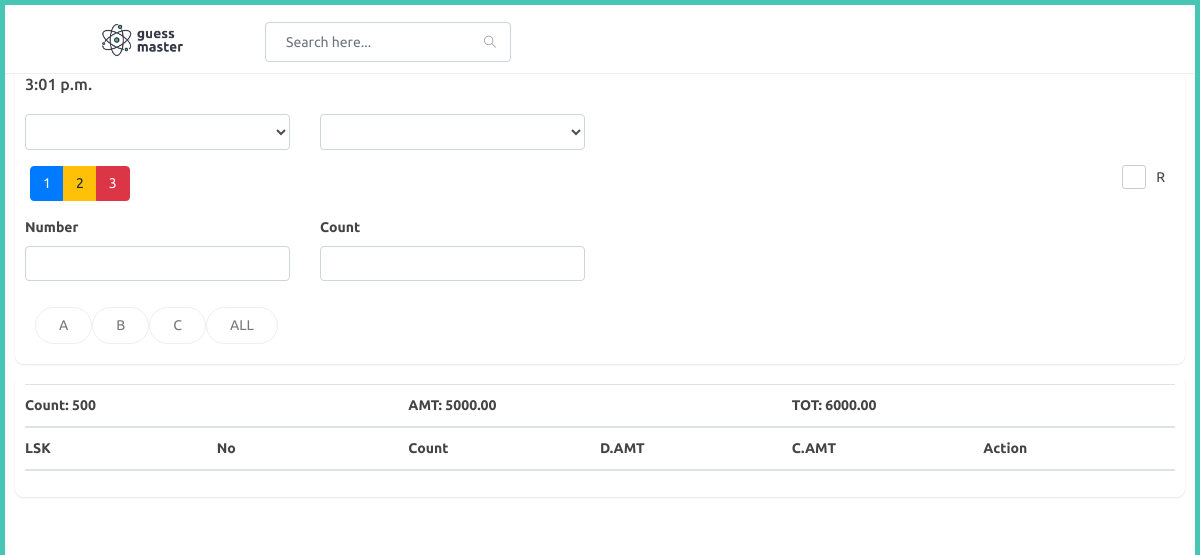
Before: /agent/play-game/1 (signed in) with the older database file.
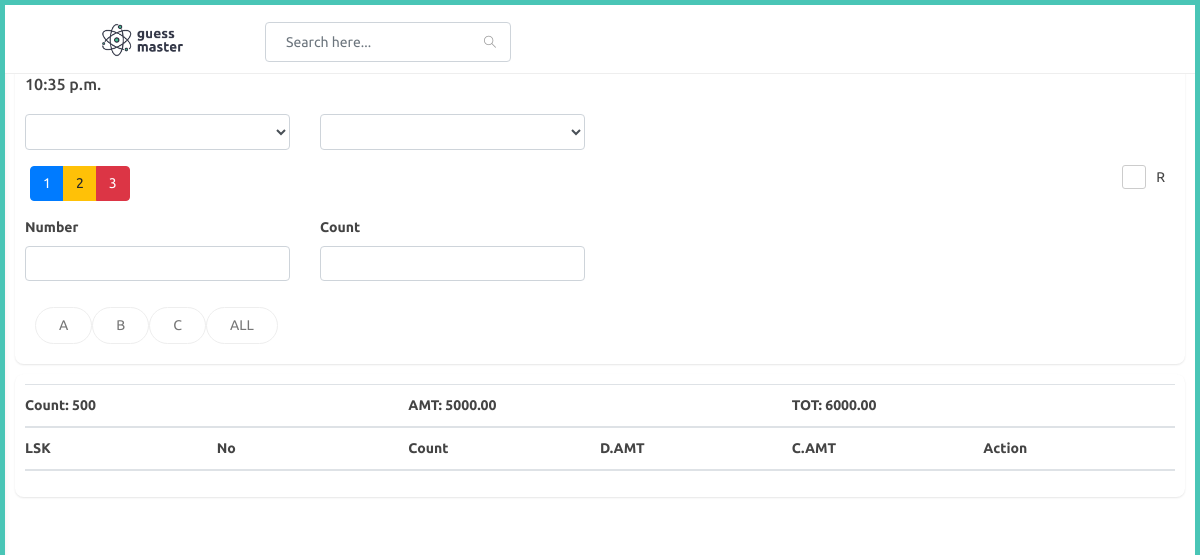
After: the same page with the newer database file.
### adminapp/models.py (models this page shows, shortened)
class PlayTime(models.Model):
    start_time = models.TimeField()
    end_time = models.TimeField()

### agent/views.py (the view)
# urls.py: path('play-game/<int:id>',views.play_game,name="play_game"),
def play_game(request,id):
    print(id)
    agent_package = []
    time = PlayTime.objects.get(id=id)
    print(time.end_time)
    agent_obj = Agent.objects.get(user=request.user)
    if AgentPackage.objects.filter(agent=agent_obj).exists():
        agent_package = AgentPackage.objects.get(agent=agent_obj)
        print(agent_package.single_rate)
    else:
        messages.info(request,"There is no package for this user!")
    dealers = Dealer.objects.filter(agent=agent_obj).all()
    context = {
        'time' : time,
        'dealers' : dealers,
        'agent_package' : agent_package
    }
    return render(request,'agent/play_game.html',context)

### templates/agent/play_game.html (shortened to what the changed rows need)
{% extends 'agent/partials/base.html' %}
{% load static %}
{% block content %}
<div id="main-content">
    <div class="container-fluid">
        <div class="row clearfix">
            <div class="col-lg-12 col-md-12 col-sm-12">
                <div class="card" style="margin-bottom: 10px !important;">
                    <div class="header" style="padding: 10px !important;">
                        <h2>{{time.end_time}}</h2>
                    </div>
                </div>
            </div>
        </div>
    </div>
    <div class="container-fluid">
        <div class="row clearfix">
            <div class="col-lg-12">
                <div class="card">
                    <div class="body" style="padding: 10px !important;">
                        <div class="table-container" style="max-height: 300px; overflow-y: auto;">
                            <table id="mainTable" class="table table-hover" style="table-layout: fixed; width: 100%;">
                                <thead>
                                    <tr>
                                        <th colspan="2">Count: 500</th>
                                        <th colspan="2">AMT: 5000.00</th>
                                        <th colspan="2">TOT: 6000.00</th>
                                    </tr>
                                    <tr>
                                        <th>LSK</th>
                                        <th>No</th>
                                        <th>Count</th>
                                        <th>D.AMT</th>
                                        <th>C.AMT</th>
                                        <th>Action</th>
                                    </tr>
                                </thead>
                            </table>
                        </div>
                    </div>
                </div>
            </div>
        </div>
    </div>
</div>
{% endblock %}

Changed rows visible on the page:
changed PlayTime: end_time "3:01 p.m." → "10:35 p.m."
